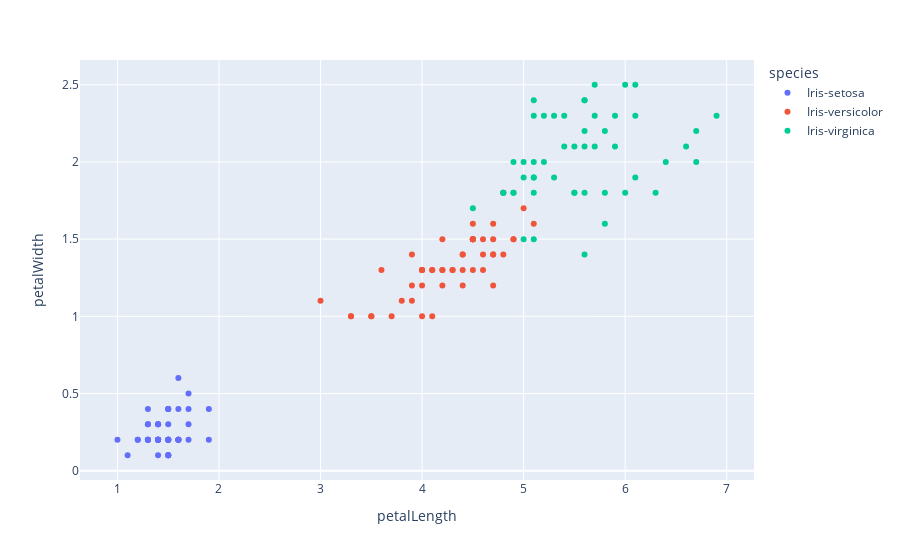

Source (notebook cell):
### Code cell
fig = px.scatter(irisdf, x='petalLength', y='petalWidth', color="species")
fig.show()

### Figure 1 — Plotly figure (JSON) as saved in the notebook; plotly's stock layout.template omitted (floating-point values rounded to 4 significant figures)
{"data": [{"hovertemplate": "species=Iris-setosa<br>petalLength=%{x}<br>petalWidth=%{y}<extra></extra>", "legendgroup": "Iris-setosa", "marker": {"color": "#636efa", "symbol": "circle"}, "mode": "markers", "name": "Iris-setosa", "orientation": "v", "showlegend": true, "type": "scatter", "x": [1.4, 1.4, 1.3, 1.5, 1.4, 1.7, 1.4, 1.5, 1.4, 1.5, 1.5, 1.6, 1.4, 1.1, 1.2, 1.5, 1.3, 1.4, 1.7, 1.5, 1.7, 1.5, 1, 1.7, 1.9, 1.6, 1.6, 1.5, 1.4, 1.6, 1.6, 1.5, 1.5, 1.4, 1.5, 1.2, 1.3, 1.5, 1.3, 1.5, 1.3, 1.3, 1.3, 1.6, 1.9, 1.4, 1.6, 1.4, 1.5, 1.4], "xaxis": "x", "y": [0.2, 0.2, 0.2, 0.2, 0.2, 0.4, 0.3, 0.2, 0.2, 0.1, 0.2, 0.2, 0.1, 0.1, 0.2, 0.4, 0.4, 0.3, 0.3, 0.3, 0.2, 0.4, 0.2, 0.5, 0.2, 0.2, 0.4, 0.2, 0.2, 0.2, 0.2, 0.4, 0.1, 0.2, 0.1, 0.2, 0.2, 0.1, 0.2, 0.2, 0.3, 0.3, 0.2, 0.6, 0.4, 0.3, 0.2, 0.2, 0.2, 0.2], "yaxis": "y"}, {"hovertemplate": "species=Iris-versicolor<br>petalLength=%{x}<br>petalWidth=%{y}<extra></extra>", "legendgroup": "Iris-versicolor", "marker": {"color": "#EF553B", "symbol": "circle"}, "mode": "markers", "name": "Iris-versicolor", "orientation": "v", "showlegend": true, "type": "scatter", "x": [4.7, 4.5, 4.9, 4, 4.6, 4.5, 4.7, 3.3, 4.6, 3.9, 3.5, 4.2, 4, 4.7, 3.6, 4.4, 4.5, 4.1, 4.5, 3.9, 4.8, 4, 4.9, 4.7, 4.3, 4.4, 4.8, 5, 4.5, 3.5, 3.8, 3.7, 3.9, 5.1, 4.5, 4.5, 4.7, 4.4, 4.1, 4, 4.4, 4.6, 4, 3.3, 4.2, 4.2, 4.2, 4.3, 3, 4.1], "xaxis": "x", "y": [1.4, 1.5, 1.5, 1.3, 1.5, 1.3, 1.6, 1, 1.3, 1.4, 1, 1.5, 1, 1.4, 1.3, 1.4, 1.5, 1, 1.5, 1.1, 1.8, 1.3, 1.5, 1.2, 1.3, 1.4, 1.4, 1.7, 1.5, 1, 1.1, 1, 1.2, 1.6, 1.5, 1.6, 1.5, 1.3, 1.3, 1.3, 1.2, 1.4, 1.2, 1, 1.3, 1.2, 1.3, 1.3, 1.1, 1.3], "yaxis": "y"}, {"hovertemplate": "species=Iris-virginica<br>petalLength=%{x}<br>petalWidth=%{y}<extra></extra>", "legendgroup": "Iris-virginica", "marker": {"color": "#00cc96", "symbol": "circle"}, "mode": "markers", "name": "Iris-virginica", "orientation": "v", "showlegend": true, "type": "scatter", "x": [6, 5.1, 5.9, 5.6, 5.8, 6.6, 4.5, 6.3, 5.8, 6.1, 5.1, 5.3, 5.5, 5, 5.1, 5.3, 5.5, 6.7, 6.9, 5, 5.7, 4.9, 6.7, 4.9, 5.7, 6, 4.8, 4.9, 5.6, 5.8, 6.1, 6.4, 5.6, 5.1, 5.6, 6.1, 5.6, 5.5, 4.8, 5.4, 5.6, 5.1, 5.1, 5.9, 5.7, 5.2, 5, 5.2, 5.4, 5.1], "xaxis": "x", "y": [2.5, 1.9, 2.1, 1.8, 2.2, 2.1, 1.7, 1.8, 1.8, 2.5, 2, 1.9, 2.1, 2, 2.4, 2.3, 1.8, 2.2, 2.3, 1.5, 2.3, 2, 2, 1.8, 2.1, 1.8, 1.8, 1.8, 2.1, 1.6, 1.9, 2, 2.2, 1.5, 1.4, 2.3, 2.4, 1.8, 1.8, 2.1, 2.4, 2.3, 1.9, 2.3, 2.5, 2.3, 1.9, 2, 2.3, 1.8], "yaxis": "y"}], "layout": {"legend": {"title": {"text": "species"}, "tracegroupgap": 0}, "margin": {"t": 60}, "xaxis": {"anchor": "y", "domain": [0, 1], "title": {"text": "petalLength"}}, "yaxis": {"anchor": "x", "domain": [0, 1], "title": {"text": "petalWidth"}}}}
